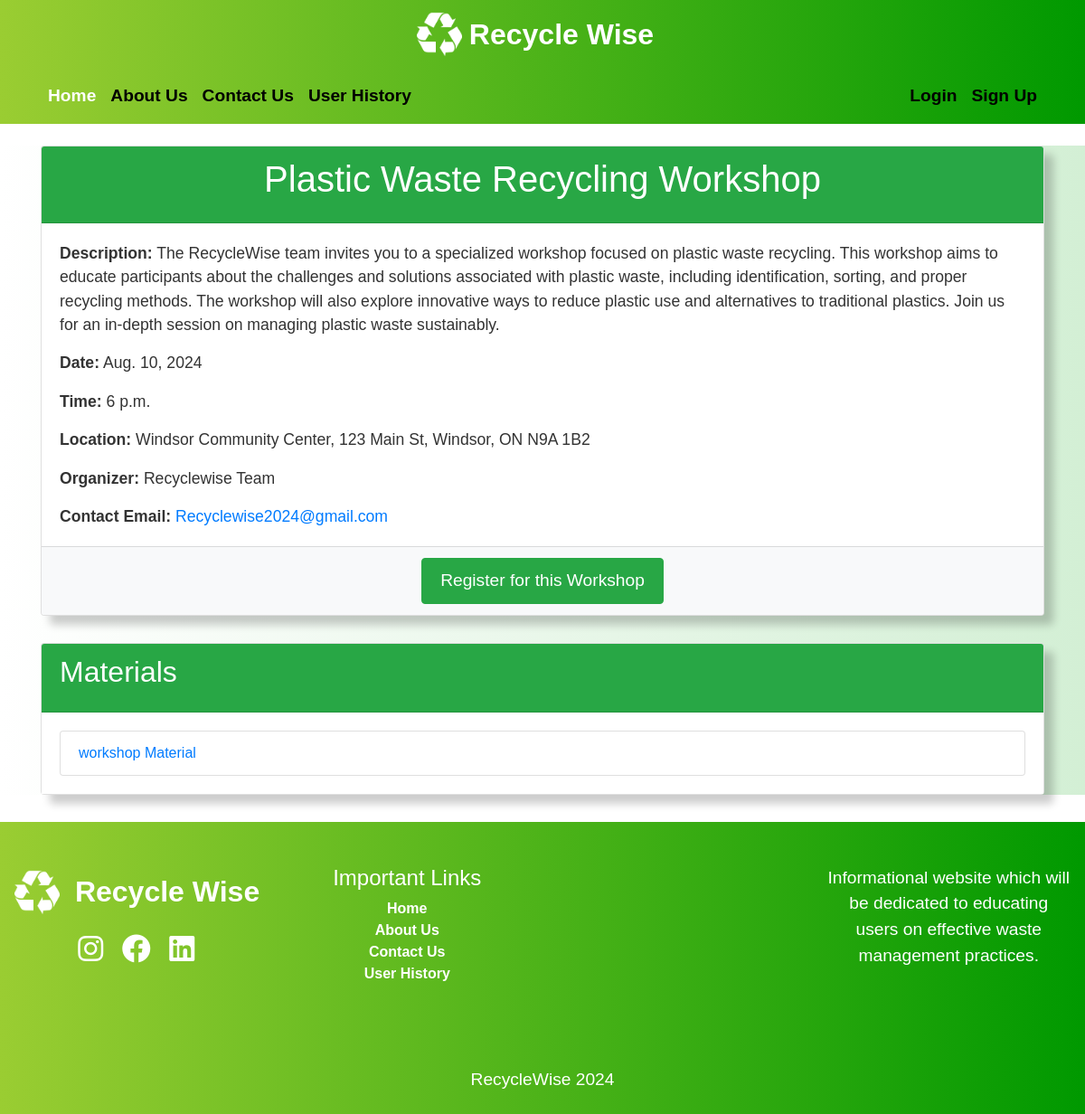
The app's page /upcoming_events/recycling_workshop/9/ with its own data.
### upcomming_events/models.py (models this page shows, shortened)
class Event(models.Model):
    EVENT_TYPE_CHOICES = [
        ('CCU', 'Community Clean-Up'),
        ('RW', 'Recycling Workshop'),
    ]
    title = models.CharField(max_length=200)
    description = models.TextField()
    event_type = models.CharField(max_length=3, choices=EVENT_TYPE_CHOICES)
    date = models.DateField()
    time = models.TimeField()
    location = models.CharField(max_length=255)
    organizer = models.CharField(max_length=100)
    contact_email = models.EmailField()

class WorkshopMaterial(models.Model):
    event = models.ForeignKey(Event, on_delete=models.CASCADE, related_name='materials')
    title = models.CharField(max_length=255)
    file = models.FileField(upload_to='workshop_materials/')

### upcomming_events/views.py (the view)
# urls.py: path('recycling_workshop/<int:pk>/', recycling_workshop_detail, name='recycling-workshop-detail'),
def recycling_workshop_detail(request, pk):
    event = get_object_or_404(Event, pk=pk)
    return render(request, 'upcomming_events/recycling_workshop_detail.html', {'event': event})

### templates/upcomming_events/recycling_workshop_detail.html (shortened to what this page needs)
{% extends "base.html" %}
{% block content %}
    {% load static %}
    <link rel="stylesheet" href="{% static 'css/upcomming_events.css' %}">
<div class="container my-4 wow animate__animated animate__zoomIn" data-wow-duration="1s">
    <div class="card">
        <div class="card-header bg-success text-white">
            <h1 class="card-title text-center">{{ event.title }}</h1>
        </div>
        <div class="card-body">
            <p class="card-text"><strong>Description:</strong> {{ event.description }}</p>
            <p class="card-text"><strong>Date:</strong> {{ event.date }}</p>
            <p class="card-text"><strong>Time:</strong> {{ event.time }}</p>
            <p class="card-text"><strong>Location:</strong> {{ event.location }}</p>
            <p class="card-text"><strong>Organizer:</strong> {{ event.organizer }}</p>
            <p class="card-text"><strong>Contact Email:</strong> <a href="mailto:{{ event.contact_email }}">{{ event.contact_email }}</a></p>
        </div>
        <div class="card-footer text-center">
            <a class="btn btn-success" href="{% url 'recycling-workshop-rsvp' event.pk %}">Register for this Workshop</a>
        </div>
    </div>
    <div class="card mt-4">
        <div class="card-header bg-success text-white">
            <h2 class="card-title">Materials</h2>
        </div>
        <div class="card-body">
            <ul class="list-group">
                {% for material in event.materials.all %}
                    <li class="list-group-item">
                        <a href="{{ material.file.url }}">{{ material.title }}</a>
                    </li>
                {% endfor %}
            </ul>
        </div>
    </div>
</div>
{% endblock %}

### static/css/base.css (style rules this page uses)
h1 { color: #000; font-size: 2.5em; }
p { color: #000; font-size: 1.2em; }
.wow { visibility: hidden; }

### static/css/upcomming_events.css (style rules this page uses)
body, html { margin: 0; padding: 0; font-family: Arial, sans-serif; }
h1, h2 { color: #4CAF50; }
.card { margin-top: 20px; box-shadow: 10px 10px 10px rgba(0, 0, 0, 0.2); margin-bottom: 30px; }
.card-header { border-radius: 15px; }
.card-body { background-color: #ffffff; }
.card-text { font-size: 1.1rem; color: #333; }
.card-footer { border-bottom-left-radius: 0.75rem; border-bottom-right-radius: 0.75rem; background-color: #f8f9fa; }
.card-title { color: white; }
.btn-success { background-color: #28a745; border-color: #28a745; padding: 10px 20px; font-size: 1.2rem; }

### records on screen
Event: title "Plastic Waste Recycling Workshop", description "The RecycleWise team invites you to a specialized workshop focused on plastic waste recycling. This workshop aims to educate participants about the challenges and solutions associated with plastic waste, including identification, sorting, and proper recycling methods. The workshop will also explore innovative ways to reduce plastic use and alternatives to traditional plastics. Join us for an in-depth session on managing plastic waste sustainably.", date "Aug. 10, 2024", time "6 p.m.", location "Windsor Community Center, 123 Main St, Windsor, ON N9A 1B2", organizer "Recyclewise Team", contact_email "Recyclewise2024@gmail.com"
WorkshopMaterial: title "workshop Material"
